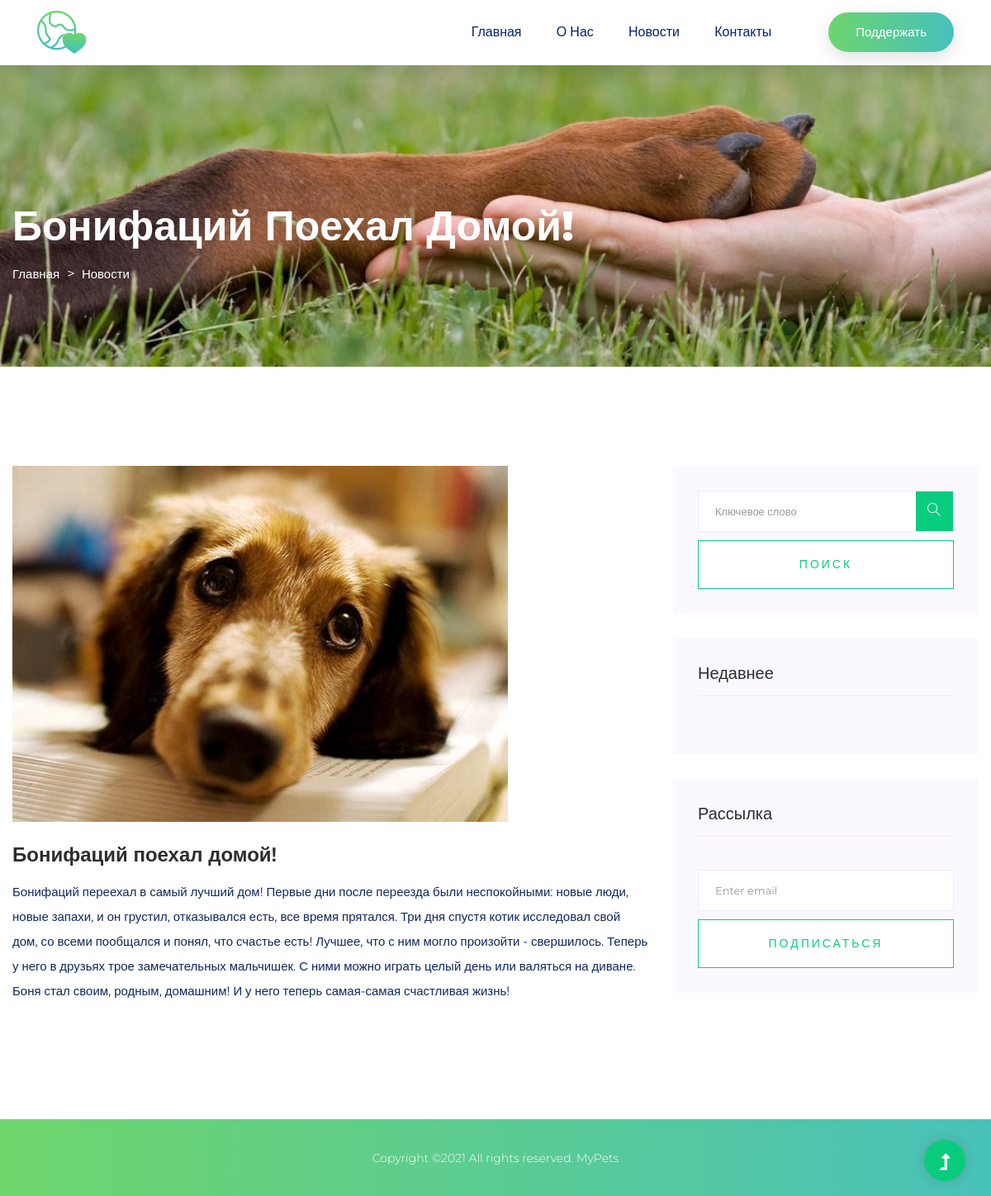
/news/1/, run on an earlier commit of the app's database.
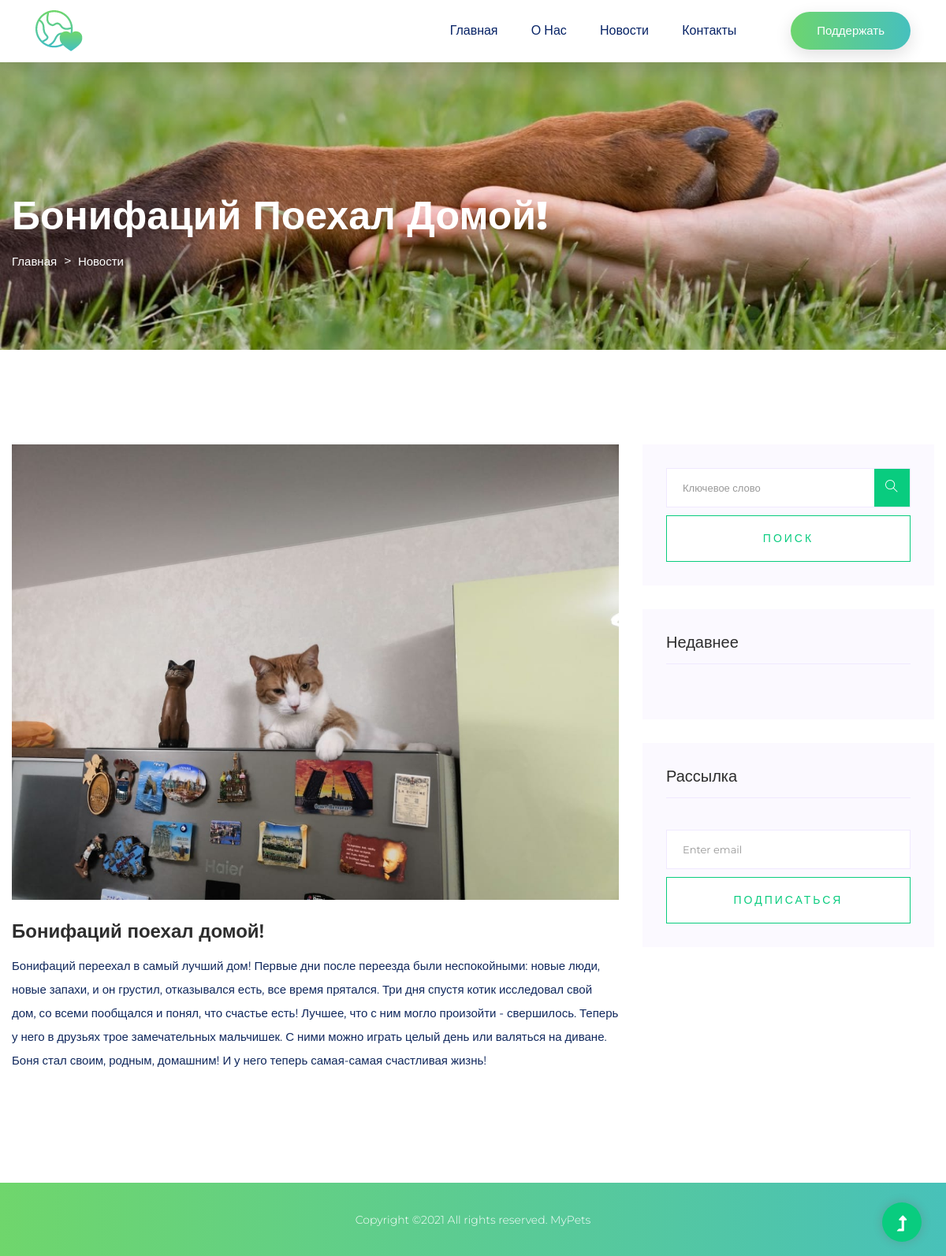
And on a later commit of the database.
### core/models.py (models this page shows, shortened)
class News(models.Model):
    title = models.CharField(
        max_length=256,
        null=False,
        blank=False
    )
    description = models.TextField(
        null=False
    )
    thumb_image = models.ImageField(
        upload_to='images/news/thumb/'
    )
    image = models.ImageField(
        upload_to='images/news/'
    )
    created_at = models.DateTimeField(
        auto_created=True
    )

### core/views.py (the view)
# urls.py: path('news/<int:id>/', views.ArticleView.as_view()),
class ArticleView(View):
    def get(self, request, id):
        article = models.News.objects.get(id=id)
        news = models.News.objects.all()
        news = Paginator(news, 5)
        try:
            recent = news.page(2)
        except Exception as e:
            recent = news.page(1)
        return render(request, 'core/article.html',
        {
            'article': article,
            'recent': recent
        })

### core/templates/core/article.html (shortened to what the changed rows need)
{% load static %}
<!doctype html>
<html class="no-js" lang="zxx">
<head>
 <link rel="stylesheet" href="{% static 'assets/css/bootstrap.min.css' %}">
<link rel="stylesheet" href="{% static 'assets/css/owl.carousel.min.css' %}">
<link rel="stylesheet" href="{% static 'assets/css/slicknav.css' %}">
<link rel="stylesheet" href="{% static 'assets/css/flaticon.css' %}">
<link rel="stylesheet" href="{% static 'assets/css/progressbar_barfiller.css' %}">
<link rel="stylesheet" href="{% static 'assets/css/gijgo.css' %}">
<link rel="stylesheet" href="{% static 'assets/css/animate.min.css' %}">
<link rel="stylesheet" href="{% static 'assets/css/animated-headline.css' %}">
<link rel="stylesheet" href="{% static 'assets/css/magnific-popup.css' %}">
<link rel="stylesheet" href="{% static 'assets/css/fontawesome-all.min.css' %}">
<link rel="stylesheet" href="{% static 'assets/css/themify-icons.css' %}">
<link rel="stylesheet" href="{% static 'assets/css/slick.css' %}">
<link rel="stylesheet" href="{% static 'assets/css/nice-select.css' %}">
<link rel="stylesheet" href="{% static 'assets/css/style.css' %}">
</head>
<body>
<main>
  <div class="slider-area2">
    <div class="slider-height2 d-flex align-items-center">
      <div class="container">
        <div class="row">
          <div class="col-xl-12">
            <div class="hero-cap hero-cap2 pt-70">
              <h2>{{article.title}}</h2>
              <nav aria-label="breadcrumb">
                <ol class="breadcrumb">
                </ol>
              </nav>
            </div>
          </div>
        </div>
      </div>
    </div>
  </div>
  <section class="blog_area single-post-area section-padding">
   <div class="container">
    <div class="row">
     <div class="col-lg-8 posts-list">
      <div class="single-post">
       <div class="feature-img">
        <img class="img-fluid" src="{{article.image.url}}" alt="">
      </div>
      <div class="blog_details">
        <h2 style="color: #2d2d2d;">{{article.title}}
       </h2>
       <p class="excert">
         {{article.description}}
       </p>
   </div>
 </div>
</div>
</div>
</div>
</section>
</main>
</body>
</html>

What changed in the data, as far as the page shows it:
changed News "Бонифаций Поехал Домой!": image: a different picture
